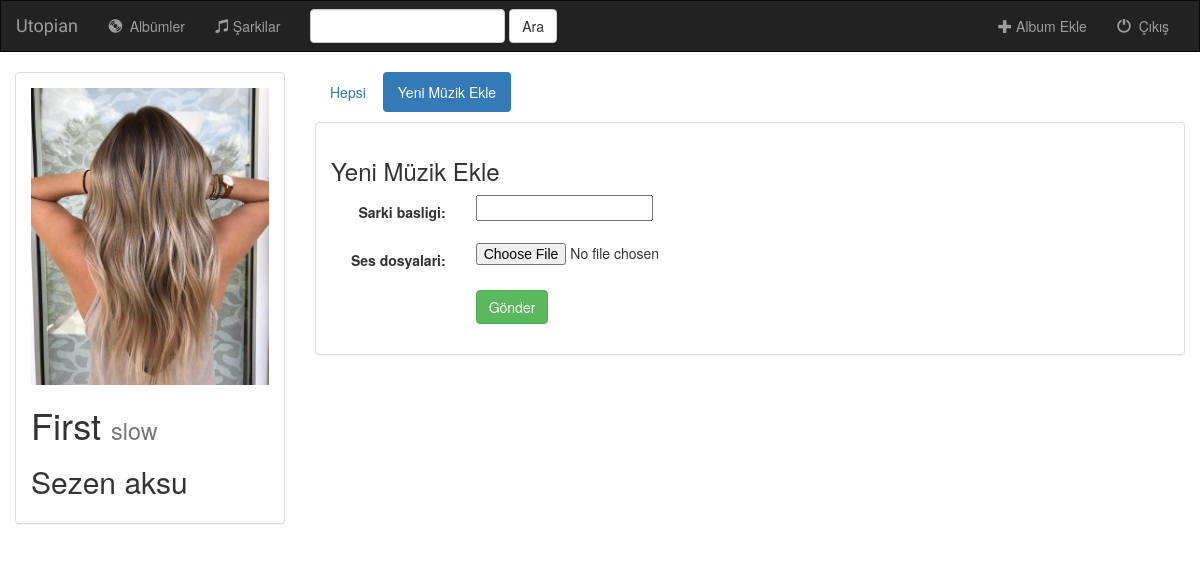
The page /3/createSong/ on the database its author committed.
### single/models.py (models this page shows)
class Album(models.Model):
    user = models.ForeignKey(User, default=1)
    sarkici = models.CharField(max_length=250)
    album_basligi = models.CharField(max_length=250)
    tur = models.CharField(max_length=250)
    album_logo = models.FileField()
    favoriler = models.BooleanField(default=False)
    def __str__(self):
        return self.album_basligi + ' - ' + self.sarkici

### single/views.py (the view, shortened to what this page needs)
# urls.py: url(r'^(?P<album_id>[0-9]+)/createSong/$', views.create_song, name='create_sarki'),
def create_song(request, album_id):
    form = SarkiForm(request.POST or None, request.FILES or None)
    album = get_object_or_404(Album, pk=album_id)
    context = {'album': album, 'form': form}
    return render(request, 'single/create_song.html', context)

### single/forms.py
class SarkiForm(forms.ModelForm):
    class Meta:
        model=Sarki
        fields=['sarki_basligi','ses_dosyalari']

### templates/single/create_song.html (shortened to what this page needs)
{% extends 'single/base.html' %}
{% block albums_active %}activate {% endblock %}
{% block body %}
    <div class="container-fluid">
        <div class="row">
            <div class="col-sm-4 col-md-3">
                <div class="panel panel-default">
                    <div class="panel-body">
                        <a href={% url 'single:detail' album.id %}>
                            {% if album.album_logo %}
                                <img src="{{ album.album_logo.url }}" class="img-responsive">
                            {% else %}
                                <h3>Görüntülenecek Resim Yok</h3>
                            {% endif %}
                        <h1>{{ album.album_basligi }}
                            <small>{{ album.tur }}</small>
                        </h1>
                        <h2>{{ album.sarkici }}</h2>
                    </div>
                </div>
            </div>
            <div class="col-sm-8 col-md-9">
                <ul class="nav nav-pills" style="margin-bottom: 10px;">
                    <li role="presentation"><a href="{% url 'single:detail' album.id %}">Hepsi</a></li>
                    <li role="presentation" class="active"><a href="{% url 'single:create_sarki' album.id %}">Yeni Müzik
                        Ekle</a></li>
                </ul>
                <div class="panel panel-default">
                    <div class="panel-body">
                        <h3>Yeni Müzik Ekle</h3>
                        <form class="form-horizontal" role="form" action="" method="post" enctype="multipart/form-data">
                            {% include 'single/form_template.html' %}
                            <div class="form-group">
                                <div class="col-sm-offset-2 col-sm-10">
                                    <button type="submit" class="btn btn-success">Gönder</button>
                                </div>
                            </div>
                        </form>
                    </div>
                </div>
            </div>
        </div>
    </div>
{% endblock %}

### rows shown on the page
Album: album_logo (picture), album_basligi "First", tur "slow", sarkici "Sezen aksu"

### other values the page prints
{{ field.label_tag }} "Sarki basligi:" "Ses dosyalari:"
